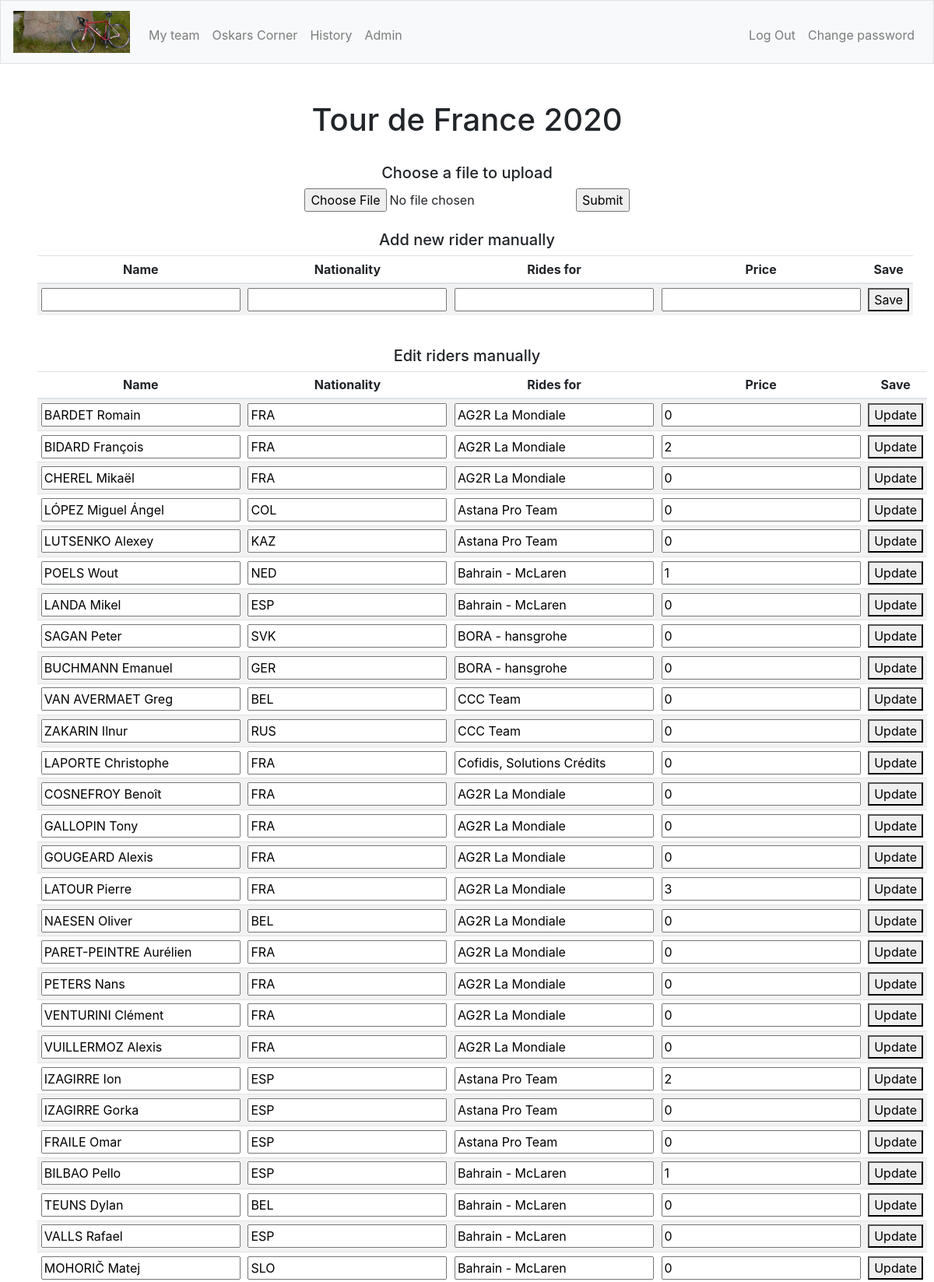
Screenshot of /uploadRiders?activecomp=2 (signed in, upper part) with the database file from the repository.
### tables this page shows
CREATE TABLE "competitions" (
	"id"	INTEGER NOT NULL UNIQUE,
	"racetype_id"	INTEGER NOT NULL,
	"year"	TEXT NOT NULL,
	"startdate"	TEXT NOT NULL,
	"reg_active"	INTEGER NOT NULL,
	"reg_stop"	TEXT NOT NULL,
	"racedays"	INTEGER NOT NULL,
	"total_price"	INTEGER NOT NULL DEFAULT 0,
	PRIMARY KEY("id" AUTOINCREMENT),
	FOREIGN KEY("racetype_id") REFERENCES "racetypes"("id")
);

CREATE TABLE "riders" (
	"id"	INTEGER NOT NULL UNIQUE,
	"comp_id"	INTEGER NOT NULL,
	"rider"	TEXT NOT NULL,
	"nationality"	TEXT NOT NULL,
	"rides_for"	TEXT NOT NULL,
	"price"	INTEGER NOT NULL DEFAULT 0,
	"DNF"	INTEGER NOT NULL DEFAULT 0,
	PRIMARY KEY("id" AUTOINCREMENT),
	FOREIGN KEY("comp_id") REFERENCES "competitions"("id")
);

### app.py (the view, shortened to what this page needs)
@app.route("/uploadRiders", methods=["GET", "POST"])
@login_required
def uploadRiders():
    if request.method == "GET":
        role = getRole()
        compid = request.args.get('activecomp', None)
        comps = db.execute("SELECT id, racetype_id, year, startdate, reg_stop, racedays, reg_active FROM competitions WHERE id = :compid", compid=compid)
        riders = db.execute("SELECT id, rider, nationality, rides_for, price FROM riders WHERE comp_id = :compid", compid=compid)
        return render_template("uploadRiders.html", comps=comps, role=role, riders=riders)

### app.py (called while the page is built)
@app.after_request
def after_request(response):
    response.headers["Cache-Control"] = "no-cache, no-store, must-revalidate"
    response.headers["Expires"] = 0
    response.headers["Pragma"] = "no-cache"
    return response

### helpers.py (called while the page is built)
def login_required(f):
    @wraps(f)
    def decorated_function(*args, **kwargs):
        if session.get("user_id") is None:
            return redirect("/login")
        return f(*args, **kwargs)
    return decorated_function

def getRole():
    role = db.execute("SELECT role FROM users WHERE id = :userid", userid=session["user_id"])
    role2 = role[0]["role"]
    return role2

### templates/uploadRiders.html (shortened to what this page needs)
{% extends "layout.html" %}
{% block adminNav %}
    {% if role == 2 %}
        <li class="nav-item"><a class="nav-link" href="/admin">Admin</a></li>
    {% endif %}
{% endblock %}
{% block main %}
    {% for comp in comps %}
        <div>
            {% if comp.racetype_id == 1 %}
                <h1 class="">Tour de France {{comp.year}}</h1>
            {% elif comp.racetype_id == 2 %}
                <h1 class="">Giro di Italia {{comp.year}}</h1>
            {% elif comp.racetype_id == 3 %}
                <h1 class="">Vuelta Espana {{comp.year}}</h1>
            {% else %}
                <h1 class="">Unknown competition</h1>
            {% endif %}
        </div>
        <br>
        <h5>Choose a file to upload</h5>
        <form id="upload" action="/uploadRiders" method="POST" enctype="multipart/form-data">
            <input type=file name=file>
            <input type=submit>
        </form>
        <br>
        <h5>Add new rider manually</h5>
        <form id="newrider" action="/newRider" method="POST">
            <table class="table table-striped table-sm">
                <thead>
                    <tr>
                        <th>Name</th>
                        <th>Nationality</th>
                        <th>Rides for</th>
                        <th>Price</th>
                        <th>Save</th>
                    </tr>
                </thead>
                <tbody>
                    <tr>
                        <td class=""><input type="text" value="" name="rider"></td>
                        <td class=""><input type="text" value="" name="nationality"></td>
                        <td class=""><input type="text" value="" name="rides_for"></td>
                        <td class=""><input type="number" value="" name="price"></td>
                        <td><button type="submit" formaction="/newRider">Save</button></td>
                    </tr>
                </tbody>
            </table>
        </form>
        <br>
        <h5>Edit riders manually</h5>
        <table class="table table-striped table-sm">
            <thead>
                <tr>
                    <th>Name</th>
                    <th>Nationality</th>
                    <th>Rides for</th>
                    <th>Price</th>
                    <th>Save</th>
                </tr>
            </thead>
            <tbody>
                {% for rider in riders %}
                    <form id="{{rider.id}}" action="" method="POST">
                        <tr>
                            <td class=""><input type="text" value="{{rider.rider}}" name="rider"></td>
                            <td class=""><input type="text" value="{{rider.nationality}}" name="nationality"></td>
                            <td class=""><input type="text" value="{{rider.rides_for}}" name="rides_for"></td>
                            <td class=""><input type="number" value="{{rider.price}}" name="price"></td>
                            <td><button type="submit" formaction="/updateRider">Update</button></td>
                        </tr>
                    </form>
                {% endfor %}
            </tbody>
        </table>
    {% endfor %}
{% endblock %}

### static/styles.css (style rules this page uses)
td { position: relative; }
input[type="number"] { -moz-appearance: textfield; }

### rows the page displays
competitions: year "2020"
riders: rider "BARDET Romain", nationality "FRA", rides_for "AG2R La Mondiale", price "0"
riders: rider "BIDARD François", nationality "FRA", rides_for "AG2R La Mondiale", price "2"
riders: rider "CHEREL Mikaël", nationality "FRA", rides_for "AG2R La Mondiale", price "0"
riders: rider "LÓPEZ Miguel Ángel", nationality "COL", rides_for "Astana Pro Team", price "0"
riders: rider "LUTSENKO Alexey", nationality "KAZ", rides_for "Astana Pro Team", price "0"
riders: rider "POELS Wout", nationality "NED", rides_for "Bahrain - McLaren", price "1"
riders: rider "LANDA Mikel", nationality "ESP", rides_for "Bahrain - McLaren", price "0"
riders: rider "SAGAN Peter", nationality "SVK", rides_for "BORA - hansgrohe", price "0"
riders: rider "BUCHMANN Emanuel", nationality "GER", rides_for "BORA - hansgrohe", price "0"
riders: rider "VAN AVERMAET Greg", nationality "BEL", rides_for "CCC Team", price "0"
riders: rider "ZAKARIN Ilnur", nationality "RUS", rides_for "CCC Team", price "0"
riders: rider "LAPORTE Christophe", nationality "FRA", rides_for "Cofidis, Solutions Crédits", price "0"
riders: rider "COSNEFROY Benoît", nationality "FRA", rides_for "AG2R La Mondiale", price "0"
riders: rider "GALLOPIN Tony", nationality "FRA", rides_for "AG2R La Mondiale", price "0"
riders: rider "GOUGEARD Alexis", nationality "FRA", rides_for "AG2R La Mondiale", price "0"
riders: rider "LATOUR Pierre", nationality "FRA", rides_for "AG2R La Mondiale", price "3"
riders: rider "NAESEN Oliver", nationality "BEL", rides_for "AG2R La Mondiale", price "0"
riders: rider "PARET-PEINTRE Aurélien", nationality "FRA", rides_for "AG2R La Mondiale", price "0"
riders: rider "PETERS Nans", nationality "FRA", rides_for "AG2R La Mondiale", price "0"
riders: rider "VENTURINI Clément", nationality "FRA", rides_for "AG2R La Mondiale", price "0"
riders: rider "VUILLERMOZ Alexis", nationality "FRA", rides_for "AG2R La Mondiale", price "0"
riders: rider "IZAGIRRE Ion", nationality "ESP", rides_for "Astana Pro Team", price "2"
riders: rider "IZAGIRRE Gorka", nationality "ESP", rides_for "Astana Pro Team", price "0"
riders: rider "FRAILE Omar", nationality "ESP", rides_for "Astana Pro Team", price "0"
riders: rider "BILBAO Pello", nationality "ESP", rides_for "Bahrain - McLaren", price "1"
riders: rider "TEUNS Dylan", nationality "BEL", rides_for "Bahrain - McLaren", price "0"
riders: rider "VALLS Rafael", nationality "ESP", rides_for "Bahrain - McLaren", price "0"
riders: rider "MOHORIČ Matej", nationality "SLO", rides_for "Bahrain - McLaren", price "0"
